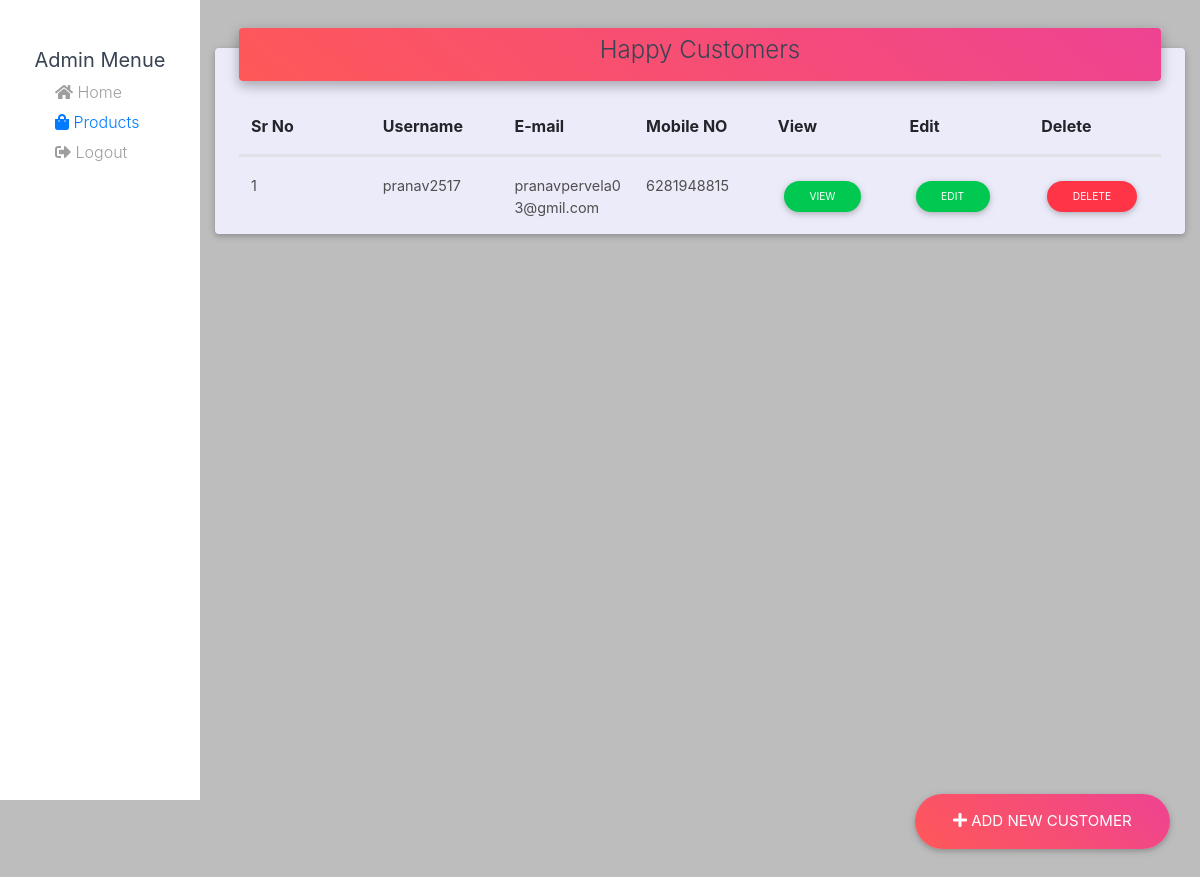
The app's page /customers.php (signed in) with its own data.
### tables this page shows
CREATE TABLE customer (
  id int NOT NULL ,
  fname varchar(50) NOT NULL,
  lname varchar(50) NOT NULL,
  username varchar(50) NOT NULL,
  mobileno varchar(10) NOT NULL,
  email varchar(50) NOT NULL,
  address varchar(100) NOT NULL,
  picode varchar(6) NOT NULL,
  rating float ,
  feedback varchar(100)
);

### customers.php (the view, shortened to what this page needs)
<?php
include "connection.php";
?>
<!DOCTYPE html>
<html lang="en">
<head>
    <link rel="stylesheet" href="https://use.fontawesome.com/releases/v5.11.2/css/all.css">
    <link href="bootstrap.min.css" rel="stylesheet">
    <link href="mdb.min.css" rel="stylesheet">
    <link rel="stylesheet" href="style.css">
</head>
<body class="bg">
    <section id="dashboard">
        <div class="container-fluid">
            <div class="row" style="height:100vh">
                <div class="col-md-2" style="background-color: white;">
                    <h5 class="text-center mt-5" style="font-weight: 400;">Admin Menue</h5>
                    <ul>
                        <li class="list"><a href="adminview.php" class="waves-effect grey-text"> <i class="fas fa-home"></i> Home</a>
                        </li>
                        <li class="list"><a href="products.php" class="waves-effect"> <i class="fas fa-shopping-bag"></i> Products</a>
                        </li>
                        <li class="list"><a href="logout.php" class="waves-effect grey-text"> <i class="fas fa-sign-out-alt"></i> Logout</a>
                        </li>
                    </ul>
                </div>
                <div class="col-md-10">
                    <div class="fixed-action-btn" style="bottom: 45px; right: 24px;">
                        <a class="btn pink-gradient btn-lg btn-rounded " role="button" data-toggle="modal" data-target="#ModalAddProduct">
                            <i class="fas fa-plus"></i> Add New Customer
                        </a>
                    </div>
                    <div class="card card-cascade narrower mt-5">
                        <div class="view view-cascade gradient-card-header  pink-gradient narrower py-2 mx-4 mb-3 d-flex justify-content-center align-items-center">
                            <h4>Happy Customers</h4>
                        </div>
                        <div class="px-4">
                            <div class="table-wrapper">
                                <table class="table table-hover mb-0 th-sm">
                                    <thead>
                                        <tr>
                                            <th class=" th-lg font-weight-bold">
                                                <a>Sr No
                                                </a>
                                            </th>
                                            <th class=" th-lg font-weight-bold">
                                                <a>Username
                                                </a>
                                            </th>
                                            <th class=" th-lg font-weight-bold">
                                                <a href="">E-mail
                                                </a>
                                            </th>
                                            <th class=" th-lg font-weight-bold">
                                                <a href="">Mobile NO
                                                </a>
                                            </th>
                                            <th class=" th-lg font-weight-bold">
                                                <a href="">View
                                                </a>
                                            </th>
                                            <th class=" th-lg font-weight-bold">
                                                <a href="">Edit
                                                </a>
                                            </th>
                                            <th class=" th-lg font-weight-bold">
                                                <a href="">Delete
                                                </a>
                                            </th>
                                        </tr>
                                    </thead>
                                    <tbody>
                                        <?php
                                        $query = "SELECT * FROM customer";
                                        $result = mysqli_query($conn, $query) or die("query fail");
                                        if (mysqli_num_rows($result) > 0) {
                                            $increment = 1;
                                            while ($row = mysqli_fetch_assoc($result)) {
                                        ?>
                                                <tr>
                                                    <td><?php echo $increment ?></td>
                                                    <td><?php echo $row['username'] ?></td>
                                                    <td><?php echo $row['email'] ?> </td>
                                                    <td><?php echo $row['mobileno'] ?> </td>
                                                    <td>
                                                        <form action="cusdetails.php" method="post">
                                                            <button type="submit" name="vbtn" class="btn btn-success btn-rounded btn-sm">view</button>
                                                        </form>
                                                    </td>
                                                    <td>
                                                        <form action="editcust.php" method="post">
                                                            <button type="submit" name="editbtn" class="btn btn-success btn-rounded btn-sm">edit</button>
                                                        </form>
                                                    </td>
                                                    <td>
                                                        <form action="" method="post">
                                                            <button type="submit" name="deletebtn" class="btn btn-danger btn-rounded btn-sm">delete</button>
                                                        </form>
                                                    </td>
                                                </tr>
                                        <?php
                                                $increment++;
                                            }
                                        }
                                        ?>
                                    </tbody>
                                </table>
                            </div>
                        </div>
                    </div>
                </div>
            </div>
        </div>
    </section>
</body>
</html>

### style.css (style rules this page uses)
* { box-sizing: border-box; font-family: -apple-system, BlinkMacSystemFont, "segoe ui", roboto, oxygen, ubuntu, cantarell, "fira sans", "droid sans", "helvetica neue", Arial, sans-serif; font-size: 16px; -webkit-font-smoothing: antialiased; -moz-osx-font-smoothing: grayscale; }
html { height: 100%; }
body { position: relative; min-height: 100%; color: #555555; background-color: #FFFFFF; margin: 0; padding-bottom: 100px; }
h1, h2, h3, h4, h5 { color: #394352; }

### customers.php (style rules this page uses)
.pink-gradient { background: linear-gradient(40deg,#FF5858,#ee4392); color: white; }
.card { background-color: rgb(236 235 249) !important; }
.bg { background-color: #bdbdbd; }
.list { list-style: none; }
tbody { display: block; max-height: 490px; overflow-y: scroll; }
thead, tbody tr { display: table; width: 100%; table-layout: fixed; }
thead { width: 100%; }
table { width: 200px; }

### records on screen
customer: username "pranav2517", email "pranavpervela03@gmil.com", mobileno "6281948815"
